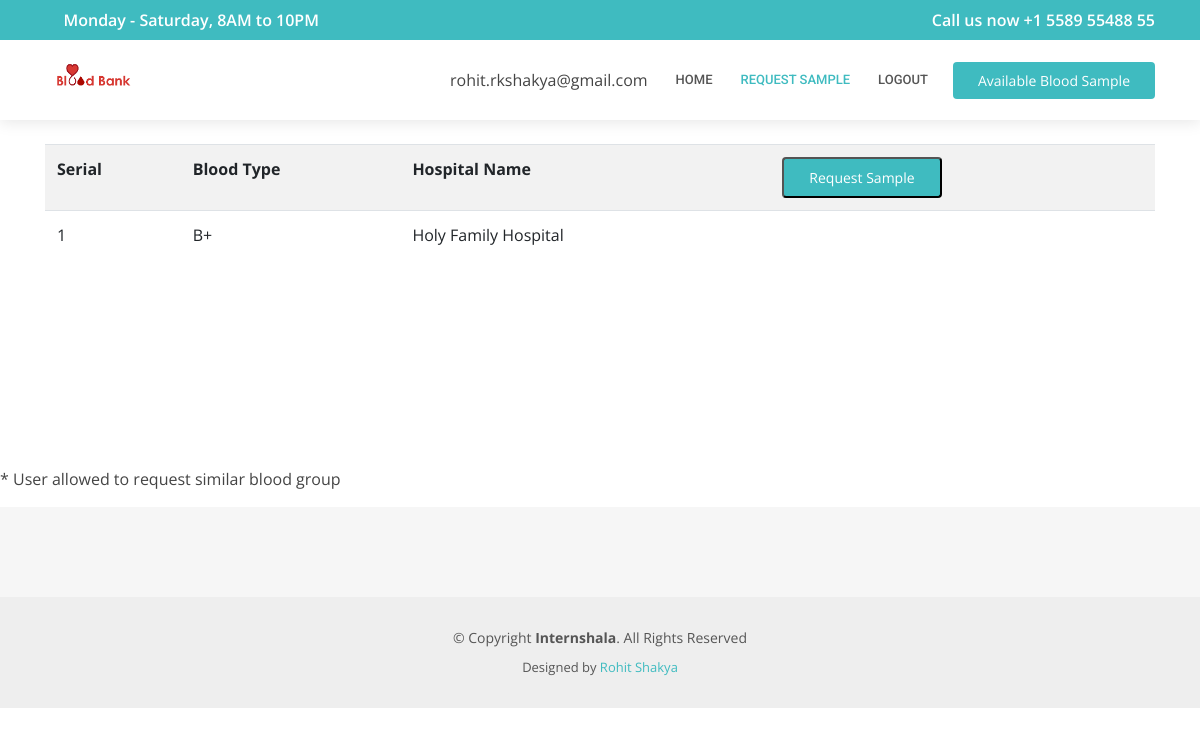
/pages/request-available-sample.php (signed in), run on the app's committed database.
### tables this page shows
CREATE TABLE IF NOT EXISTS `bloodsample` (
`bloodsample_id` int(11) NOT NULL,
  `bloodsample_name` varchar(100) ,
  `hospital_name` varchar(100) 
);

### pages/request-available-sample.php (the view, shortened to what this page needs)
<!DOCTYPE html>
<html lang="en">
<head>
  <link href="../assets/vendor/bootstrap/css/bootstrap.min.css" rel="stylesheet">
  <link href="../assets/vendor/icofont/icofont.min.css" rel="stylesheet">
  <link href="../assets/vendor/boxicons/css/boxicons.min.css" rel="stylesheet">
  <link href="../assets/vendor/animate.css/animate.min.css" rel="stylesheet">
  <link href="../assets/vendor/owl.carousel/assets/owl.carousel.min.css" rel="stylesheet">
  <link href="../assets/vendor/venobox/venobox.css" rel="stylesheet">
  <link href="../assets/vendor/aos/aos.css" rel="stylesheet">
  <link href="../assets/css/style.css" rel="stylesheet">
</head>
<body>
  <div id="topbar" class="d-none d-lg-flex align-items-center fixed-top">
    <div class="container d-flex align-items-center justify-content-between">
      <div class="d-flex align-items-center">
      </div>
      <div class="d-flex align-items-center">
      </div>
    </div>
  </div>
  <main id="main">
  <div id="topbar" class="d-none d-lg-flex align-items-center fixed-top">
    <div class="container d-flex align-items-center justify-content-between">
      <div class="d-flex align-items-center">
        <i class="icofont-clock-time"></i> Monday - Saturday, 8AM to 10PM
      </div>
      <div class="d-flex align-items-center">
        <i class="icofont-phone"></i> Call us now +1 5589 55488 55
      </div>
    </div>
  </div>
  <header id="header" class="fixed-top">
    <div class="container d-flex align-items-center">
      <a href="../index.html" class="logo mr-auto"><img src="../assets/img/logo.png" alt=""></a>
      <?php
        echo $_SESSION['email'];
      ?>
      <nav class="nav-menu d-none d-lg-block">
        <ul>
          <li><a href="./rhome.php">Home</a></li>
          <li class="active"><a href="./request-available-sample.php">Request Sample</a></li>
          <li><a href="./logout.php">Logout</a></li>
        </ul>
      </nav>
    <a href="./view-available-sample.php"  class="appointment-btn scrollto" href="javascript:void(0)" onclick="scrollToDownload()"><span class="d-none d-md-inline">Available Blood Sample</span></a>
</div>
  </header>
  <main id="main">
      <div class="container" data-aos="fade-up">
        <br><br>
                                    <?php
                                      include('../config/dbconn.php');
                                      $query = "SELECT * FROM bloodsample";
                                      $result = mysqli_query($dbconn,$query);
                                      ?>
                                      <br><br><br><br>
                                        <table id="" class="table table-condensed table-striped">
                                      <tr>
                                      <th>Serial</th>
                                      <th>Blood Type</th>
                                      <th>Hospital Name</th>
                                      <th>
<button type="button" class="appointment-btn scrollto" id="btnHome" onClick="document.location.href='./requestinfo.php'" /><?php echo $_SESSION['var'];?></button> </th>
                                      </tr>
                                    <?php
                                          if($result){
                                            while($res = mysqli_fetch_array($result)) {
                                            if($res['bloodsample_name']===$_SESSION['bloodtype'])
                                            {
                                              echo "<tr>";
                                                echo "<td>".$res['bloodsample_id']."</td>";
                                                echo "<td>".$res['bloodsample_name']."</td>";
                                                echo "<td>".$res['hospital_name']."</td>";
                                                echo "<td>";
                                                echo "</td>"; }}}?>
                                </table><br><br><br><br>
                        </div>
<br><br><br><br>
        <p>* User allowed to request similar blood group</p>
  </main>
  <footer id="footer">
    <div class="footer-top">
    </div>
    <div class="container">
      <div class="copyright">
        &copy; Copyright <strong><span>Internshala</span></strong>. All Rights Reserved
      </div>
      <div class="credits">
        Designed by <a href="https://rohitshakya.github.io/">Rohit Shakya</a>
      </div>
    </div>
  </footer>
</body>
</html>

### assets/css/style.css (style rules this page uses)
body { font-family: "Open Sans", sans-serif; color: #444444; }
a { color: #3fbbc0; }
#topbar { background: #3fbbc0; color: #fff; height: 40px; font-size: 16px; font-weight: 600; transition: all 0.5s; }
#topbar i { padding-right: 6px; }
#header { background: #fff; transition: all 0.5s; z-index: 997; padding: 20px 0; top: 40px; box-shadow: 0px 2px 15px rgba(0, 0, 0, 0.1); }
#header .logo { font-size: 28px; margin: 0; padding: 0; line-height: 1; font-weight: 600; letter-spacing: 0.5px; text-transform: uppercase; }
#header .logo img { max-height: 40px; }
.nav-menu ul { margin: 0; padding: 0; list-style: none; }
.nav-menu > ul { display: flex; }
.nav-menu > ul > li { position: relative; white-space: nowrap; padding: 10px 0 10px 28px; }
.nav-menu a { display: block; position: relative; color: #555555; transition: 0.3s; font-size: 13px; font-family: "Roboto", sans-serif; text-transform: uppercase; font-weight: 500; }
.nav-menu a:hover, .nav-menu .active > a, .nav-menu li:hover > a { color: #3fbbc0; }
.appointment-btn { margin-left: 25px; background: #3fbbc0; color: #fff; border-radius: 4px; padding: 8px 25px; white-space: nowrap; transition: 0.3s; font-size: 14px; display: inline-block; }
.mobile-nav { position: fixed; top: 55px; right: 15px; bottom: 15px; left: 15px; z-index: 9999; overflow-y: auto; background: #fff; transition: ease-in-out 0.2s; opacity: 0; visibility: hidden; border-radius: 10px; padding: 10px 0; }
.mobile-nav * { margin: 0; padding: 0; list-style: none; }
.mobile-nav a { display: block; position: relative; color: #555555; padding: 10px 20px; font-weight: 500; outline: none; }
.mobile-nav a:hover, .mobile-nav .active > a, .mobile-nav li:hover > a { color: #3fbbc0; text-decoration: none; }
#footer { background: #eeeeee; padding: 0 0 30px 0; color: #555555; font-size: 14px; }
#footer .footer-top { background: #f6f6f6; padding: 60px 0 30px 0; }
#footer .copyright { text-align: center; padding-top: 30px; }
#footer .credits { padding-top: 10px; text-align: center; font-size: 13px; }

### data on the page
bloodsample: bloodsample_id "1", bloodsample_name "B+", hospital_name "Holy Family Hospital"

### other printed values
$_SESSION['email'] "rohit.rkshakya@gmail.com"
$_SESSION['var'] "Request Sample"
